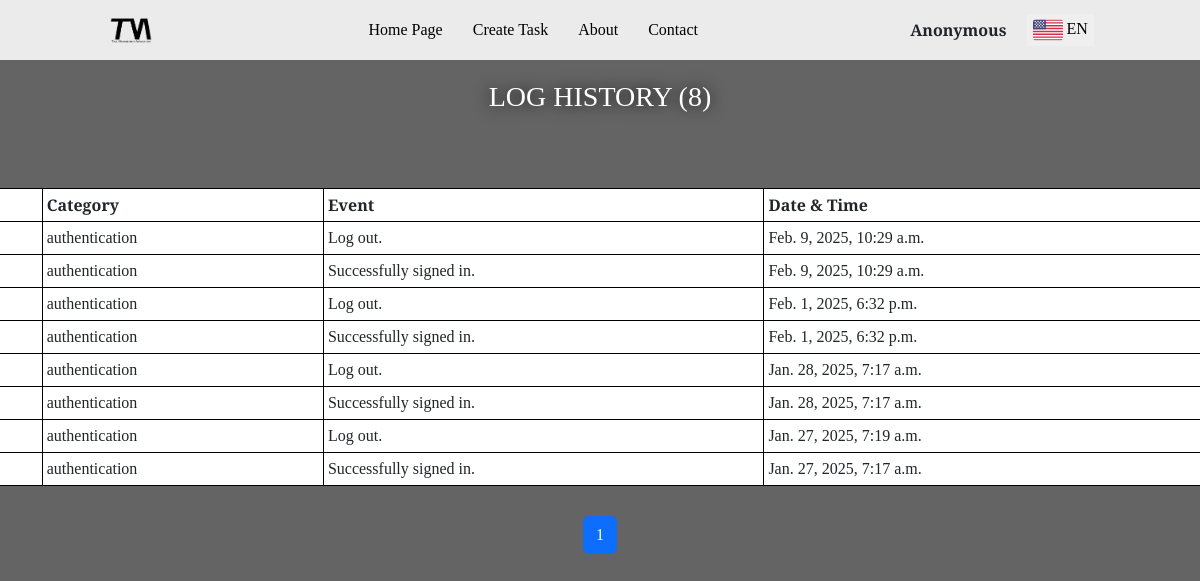
The page /log/ (signed in) on the database as committed earlier.
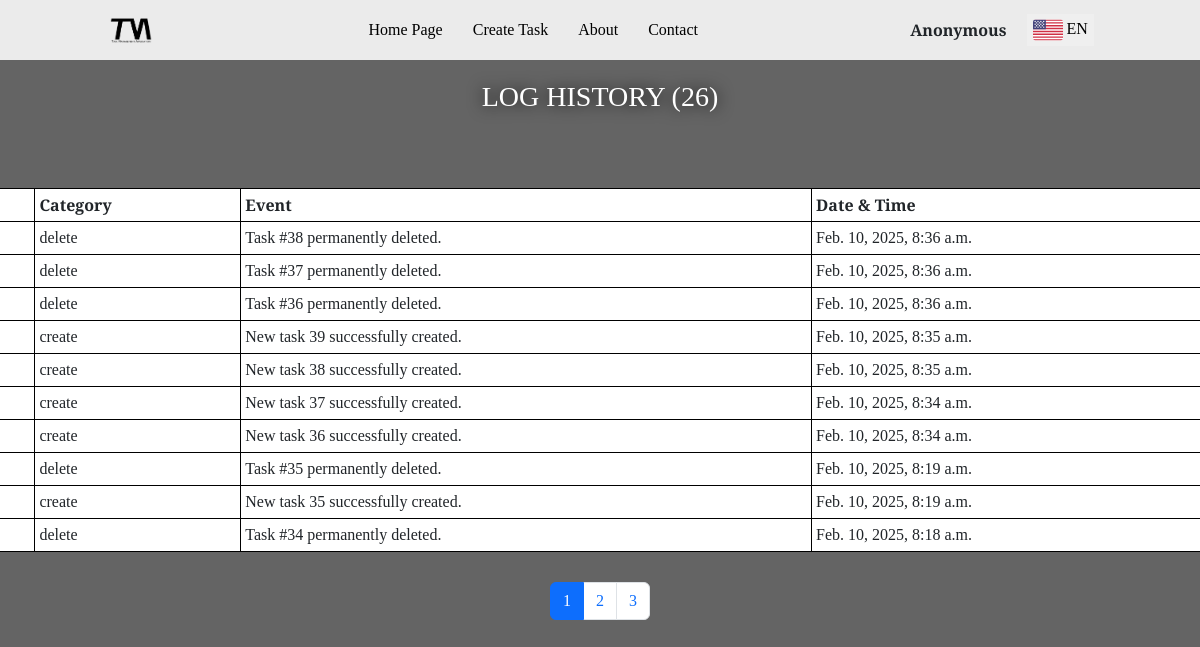
The same page on the database as committed later.
### tasks/models.py (models this page shows, shortened)
class LogHistory(models.Model):
    LOG_CATEGORIES = [('create','Create'), ('update','Update'), ('delete','Delete'), ('error','Error'), ('authentication','Authentication')]
    user = models.ForeignKey(User, on_delete=models.CASCADE) # related_name='user'
    category = models.CharField(choices=LOG_CATEGORIES, max_length=16)
    event = models.TextField()
    datentime = models.DateTimeField(auto_now_add=True)

### tasks/views.py (the view)
# urls.py: path('log/', tasks_view.log, name='log'),
def log(request):
    current_language = request.GET.get('lang') or 'english'
    if request.user.is_authenticated:
        count_of_events = LogHistory.objects.filter(user=request.user).count()
    else:
        count_of_events = 0
    auth_stat = request.user.is_authenticated
    log_of_user = LogHistory.objects.filter(user=request.user).order_by('-datentime')
    if request.user.is_authenticated:
        if request.user.first_name or request.user.last_name:
            nickname = f'{request.user.first_name} {request.user.last_name}'
        else:
            nickname = 'Anonymous'
    else:
        nickname = 'Guest'
    last_page = count_of_events // 10
    pages = []
    if count_of_events % 10 > 0:
        last_page += 1
    for index in range(1, last_page+1):
            pages.append(index)
    if count_of_events == 0:
        log_of_user = False
        last_page = 1
        pages = [1]
        events_of_page = []
    else:
        if request.GET.get('page'):
            page_number = int(request.GET.get('page'))
            first_index_of_the_page = (page_number-1)*10
            final_index_of_the_page = 10*page_number-1
            if final_index_of_the_page >= count_of_events:
                final_index_of_the_page = count_of_events-1
            events_of_page = []
            for i in range(first_index_of_the_page, final_index_of_the_page+1):
                events_of_page.append(log_of_user[i])
        else:
            page_number = 1
            first_index_of_the_page = 0
            final_index_of_the_page = 9
            if final_index_of_the_page >= count_of_events:
                final_index_of_the_page = count_of_events-1
            events_of_page = []
            for i in range(first_index_of_the_page, final_index_of_the_page+1):
                events_of_page.append(log_of_user[i])
    context = {
        'user': nickname,
        'auth_stat': auth_stat,
        'current_language': current_language,
        'log': events_of_page,
        'pages': pages,
        'count': count_of_events,
        'is_nav': True,
    }
    return render(request, 'tasks/log.html', context)

### templates/tasks/log.html (shortened to what this page needs)
{% extends '../base/layout.html' %}
{% load static %}
{% block content %}
    <div style="background-color: rgb(100,100,100); min-height: 850px;">
        <h3 class="form_headers">
            {% if current_language == 'english' %}
                LOG HISTORY ({{count}})
            {% elif current_language == 'azerbaijani' %}
                FƏALİYYƏT TARİXİ ({{count}})
            {% elif current_language == 'turkish' %}
                FAALİYET GEÇMİŞİ ({{count}})
            {% elif current_language == 'russian' %}
                ИСТОРИЯ ЖУРНАЛА ({{count}})
            {% else %}
                LOG HISTORY ({{count}})
            {% endif %}
        </h3>
        <br>
        <div style="display: flex; justify-content: center; align-items: center; flex-direction: column;">
            <table class="list_view_table">
                <tr>
                    <th class="table_cell"> № </th>
                    <th class="table_cell"> {% if current_language == 'english' %} Category {% elif current_language == 'azerbaijani' %} Kateqoriya {% elif current_language == 'turkish' %} Kategori {% elif current_language == 'russian' %} Категория {% else %} Category {% endif %} </th>
                    <th class="table_cell"> {% if current_language == 'english' %} Event {% elif current_language == 'azerbaijani' %} Hadisə {% elif current_language == 'turkish' %} Aktivite {% elif current_language == 'russian' %} Событие {% else %} Event {% endif %} </th>
                    <th class="table_cell"> {% if current_language == 'english' %} Date & Time {% elif current_language == 'azerbaijani' %} Gün & Saat {% elif current_language == 'turkish' %} Tarih & Saat {% elif current_language == 'russian' %} Дата и Время {% else %} Date & Time {% endif %} </th>
                </tr>
                {% if log %}
                    {% for row in log %}
                        <tr id={{row.id}}>
                            <td class="table_cell"> {{ row.id }}  </td>
                            <td class="table_cell"> {{ row.category }}  </td>
                            <td class="table_cell"> {{ row.event }}  </td>
                            <td class="table_cell"> {{ row.datentime }}  </td>
                        </tr>
                    {% endfor %}
                {% endif %}
            </table>
            <nav aria-label="Page navigation example" style="margin-top: 30px;">
                <ul class="pagination justify-content-center" id="logPagination_list" name="{{pages}}">
                    {% for number in pages %}
                        <li class="page-item">
                            <a class="page-link" href="" id="log_pg_btn_{{number}}" name="{{number}}" onclick="paginationLog(this)"> {{ number }} </a>
                        </li>
                    {% endfor %}
                </ul>
            </nav>
        </div>
    </div>
{% endblock %}

Rows that differ between the two databases and show on the page:
no longer on this page (row unchanged): LogHistory: category "authentication", event "Log out.", datentime "Feb. 9, 2025, 10:29 a.m."
no longer on this page (row unchanged): LogHistory: category "authentication", event "Successfully signed in.", datentime "Feb. 9, 2025, 10:29 a.m."
no longer on this page (row unchanged): LogHistory: category "authentication", event "Log out.", datentime "Feb. 1, 2025, 6:32 p.m."
no longer on this page (row unchanged): LogHistory: category "authentication", event "Successfully signed in.", datentime "Feb. 1, 2025, 6:32 p.m."
no longer on this page (row unchanged): LogHistory: category "authentication", event "Log out.", datentime "Jan. 28, 2025, 7:17 a.m."
no longer on this page (row unchanged): LogHistory: category "authentication", event "Successfully signed in.", datentime "Jan. 28, 2025, 7:17 a.m."
no longer on this page (row unchanged): LogHistory: category "authentication", event "Log out.", datentime "Jan. 27, 2025, 7:19 a.m."
no longer on this page (row unchanged): LogHistory: category "authentication", event "Successfully signed in.", datentime "Jan. 27, 2025, 7:17 a.m."
added LogHistory: category "delete", event "Task #38 permanently deleted.", datentime "Feb. 10, 2025, 8:36 a.m."
added LogHistory: category "delete", event "Task #37 permanently deleted.", datentime "Feb. 10, 2025, 8:36 a.m."
added LogHistory: category "delete", event "Task #36 permanently deleted.", datentime "Feb. 10, 2025, 8:36 a.m."
added LogHistory: category "create", event "New task 39 successfully created.", datentime "Feb. 10, 2025, 8:35 a.m."
added LogHistory: category "create", event "New task 38 successfully created.", datentime "Feb. 10, 2025, 8:35 a.m."
added LogHistory: category "create", event "New task 37 successfully created.", datentime "Feb. 10, 2025, 8:34 a.m."
added LogHistory: category "create", event "New task 36 successfully created.", datentime "Feb. 10, 2025, 8:34 a.m."
added LogHistory: category "delete", event "Task #35 permanently deleted.", datentime "Feb. 10, 2025, 8:19 a.m."
added LogHistory: category "create", event "New task 35 successfully created.", datentime "Feb. 10, 2025, 8:19 a.m."
added LogHistory: category "delete", event "Task #34 permanently deleted.", datentime "Feb. 10, 2025, 8:18 a.m."
Other text that changed with them:
{{ count }}: "8" → "26"
new list line: "2"
new list line: "3"
